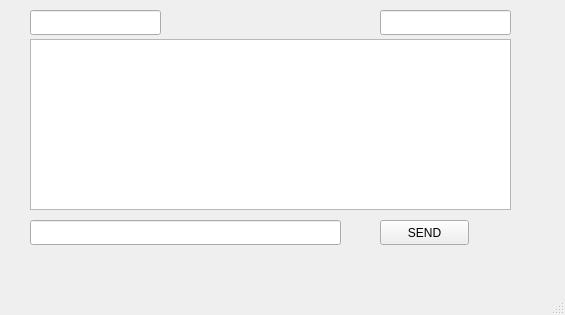
<?xml version="1.0" encoding="UTF-8"?>
<ui version="4.0">
 <class>UDPClient2</class>
 <widget class="QMainWindow" name="UDPClient2">
  <property name="geometry">
   <rect>
    <x>0</x>
    <y>0</y>
    <width>565</width>
    <height>315</height>
   </rect>
  </property>
  <property name="windowTitle">
   <string>UDPClient2</string>
  </property>
  <widget class="QWidget" name="centralwidget">
   <widget class="QLineEdit" name="lineEdit">
    <property name="geometry">
     <rect>
      <x>30</x>
      <y>220</y>
      <width>311</width>
      <height>25</height>
     </rect>
    </property>
   </widget>
   <widget class="QTextEdit" name="textEdit">
    <property name="geometry">
     <rect>
      <x>30</x>
      <y>39</y>
      <width>481</width>
      <height>171</height>
     </rect>
    </property>
   </widget>
   <widget class="QPushButton" name="pushButton">
    <property name="geometry">
     <rect>
      <x>380</x>
      <y>220</y>
      <width>89</width>
      <height>25</height>
     </rect>
    </property>
    <property name="text">
     <string>SEND</string>
    </property>
   </widget>
   <widget class="QLineEdit" name="lineEdit_2">
    <property name="geometry">
     <rect>
      <x>380</x>
      <y>10</y>
      <width>131</width>
      <height>25</height>
     </rect>
    </property>
   </widget>
   <widget class="QLineEdit" name="lineEdit_3">
    <property name="geometry">
     <rect>
      <x>30</x>
      <y>10</y>
      <width>131</width>
      <height>25</height>
     </rect>
    </property>
   </widget>
  </widget>
  <widget class="QMenuBar" name="menubar">
   <property name="geometry">
    <rect>
     <x>0</x>
     <y>0</y>
     <width>565</width>
     <height>22</height>
    </rect>
   </property>
  </widget>
  <widget class="QStatusBar" name="statusbar"/>
 </widget>
 <resources/>
 <connections/>
</ui>
